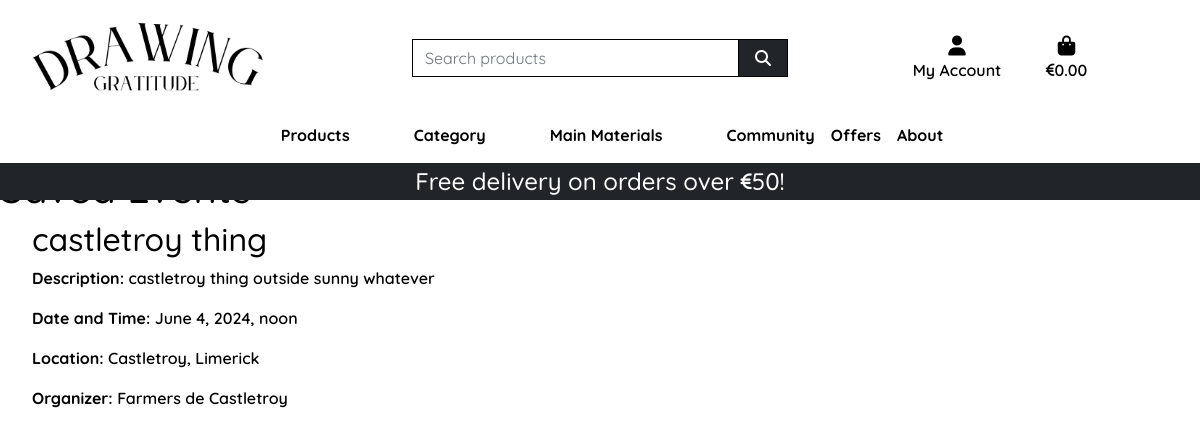
The page /profile/saved_events/ (signed in) on the database its author committed.
### events/models.py (models this page shows, shortened)
class Event(models.Model):
    title = models.CharField(max_length=255)
    description = models.TextField()
    date_and_time = models.DateTimeField()
    location = models.CharField(max_length=255)
    organizer = models.CharField(max_length=255)
    save_event = models.ManyToManyField(User, related_name='saved_events')

### profiles/views.py (the view)
# urls.py: path('saved_events/', views.saved_events, name='saved_events'),
def saved_events(request):
    saved_events = Event.objects.filter(save_event=request.user)
    return render(request, 'profiles/saved_events.html', {'saved_events': saved_events})

### bag/contexts.py (called while the page is built, shortened)
def bag_contents(request):
    bag_items = []
    total = 0
    total_discounted_price = 0
    product_count = 0
    bag = request.session.get('bag', {})
    delivery = total * Decimal(settings.STANDARD_DELIVERY_PERCENTAGE / 100) if total < settings.FREE_DELIVERY_THRESHOLD else 0
    grand_total = total + delivery
    context = {
        'bag_items': bag_items,
        'total': total,
        'total_discounted_price': total_discounted_price,
        'product_count': product_count,
        'delivery': delivery,
        'free_delivery_delta': max(0, settings.FREE_DELIVERY_THRESHOLD - total),
        'free_delivery_threshold': settings.FREE_DELIVERY_THRESHOLD,
        'grand_total': grand_total,
    }
    return context

### profiles/templates/profiles/saved_events.html (shortened to what this page needs)
{% extends "base.html" %}
{% load static %}
{% load crispy_forms_tags %}
{% block extra_css %}
    <link rel="stylesheet" href="{% static 'profiles/css/profile.css' %}">
{% endblock %}
{% block page_header %}
    <div class="container header-container">
    </div>
{% endblock %}
{% block content %}
<h1>Saved Events</h1>
    {% if saved_events %}
    <ul>
        {% for event in saved_events %}
        <li>
            <h2>{{ event.title }}</h2>
            <p><strong>Description:</strong> {{ event.description }}</p>
            <p><strong>Date and Time:</strong> {{ event.date_and_time }}</p>
            <p><strong>Location:</strong> {{ event.location }}</p>
            <p><strong>Organizer:</strong> {{ event.organizer }}</p>
        </li>
        {% endfor %}
    </ul>
    {% else %}
    <p>No events saved yet.</p>
{% endif %}
{% endblock %}

### static/css/base.css (style rules this page uses)
html { height: 100%; }
body { background-color: white; font-family: "Quicksand", sans-serif; font-optical-sizing: auto; font-weight: 600; color: black; }
li { list-style: none; }
@media (min-width: 1200px) { .container { max-width: 80%; } }
@media (min-width: 992px) { .header-container { padding-top: 164px; } }

### rows shown on the page
Event: title "castletroy thing", description "castletroy thing outside sunny whatever", date_and_time "June 4, 2024, noon", location "Castletroy, Limerick", organizer "Farmers de Castletroy"

### other values the page prints
{{ free_delivery_threshold }} "50"
